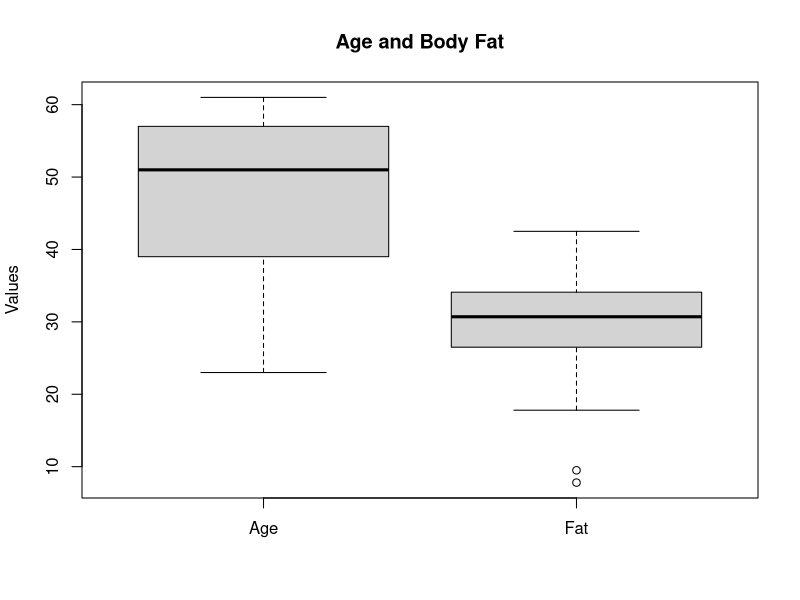
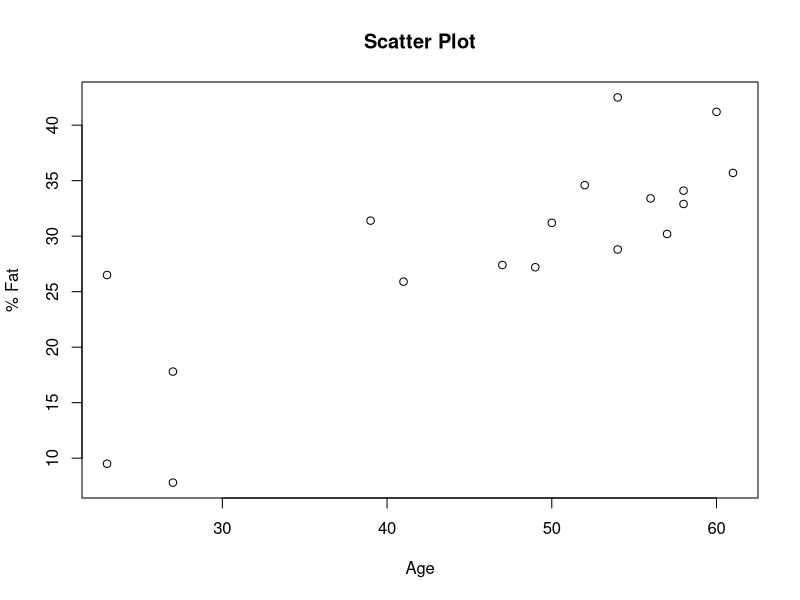
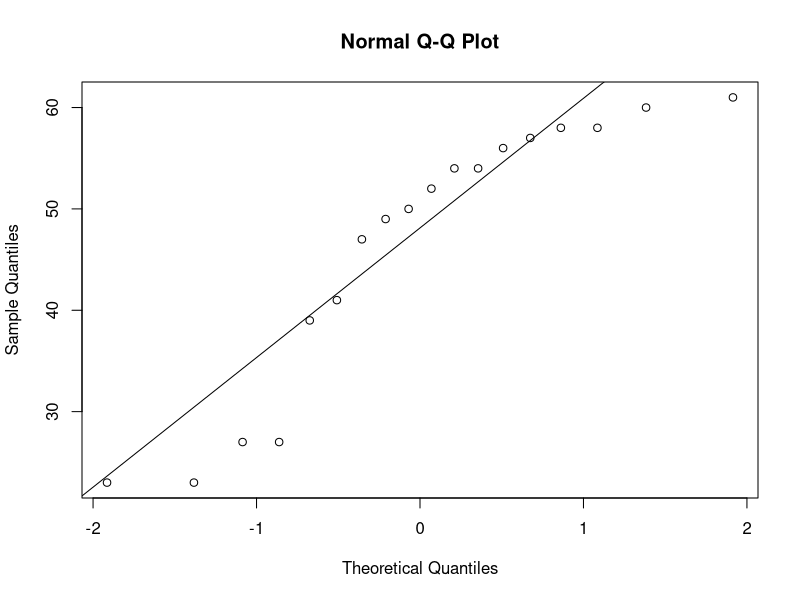
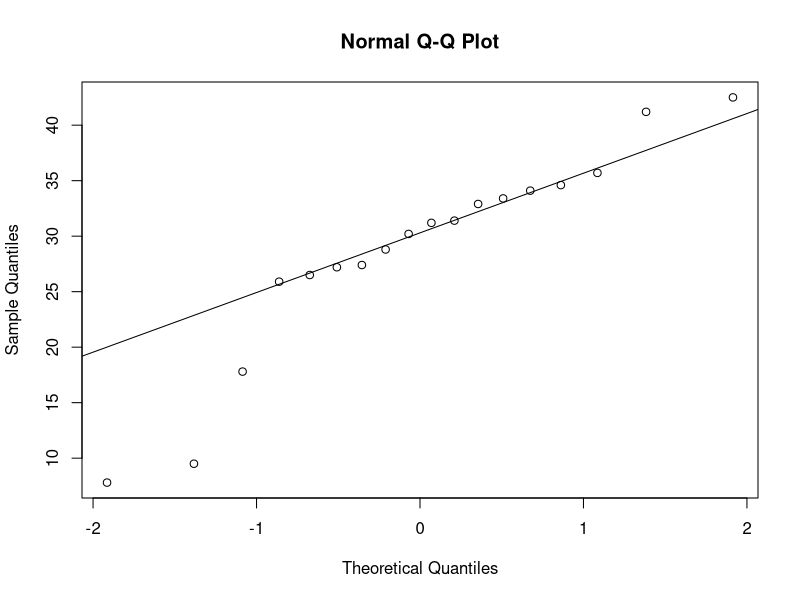
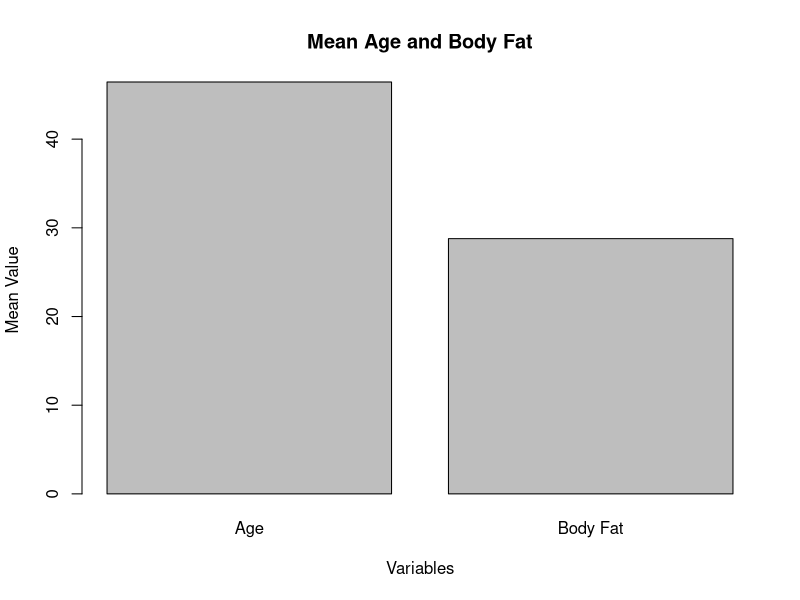

These charts were generated, in order, by the following R code:
A <- c(23,23,27,27,39,41,47,49,50,52,54,54,56,57,58,58,60,61)

F <- c(9.5,26.5,7.8,17.8,31.4,25.9,27.4,27.2,31.2,
       34.6,42.5,28.8,33.4,30.2,34.1,32.9,41.2,35.7)

# Mean
mean(A)
mean(F)

# Median
median(A)
median(F)

# Standard Deviation
sd(A)
sd(F)

# Boxplot
boxplot(A, F,
        names=c("Age","Fat"),
        main="Age and Body Fat",
        ylab="Values")

# Scatter Plot
plot(A, F,
     xlab="Age",
     ylab="% Fat",
     main="Scatter Plot")

# Q-Q Plot for Age
qqnorm(A)
qqline(A)

# Q-Q Plot for Fat
qqnorm(F)
qqline(F)

# Bar Graph - Mean
barplot(c(mean(A), mean(F)),
        names.arg=c("Age", "Body Fat"),
        main="Mean Age and Body Fat",
        xlab="Variables",
        ylab="Mean Value")
